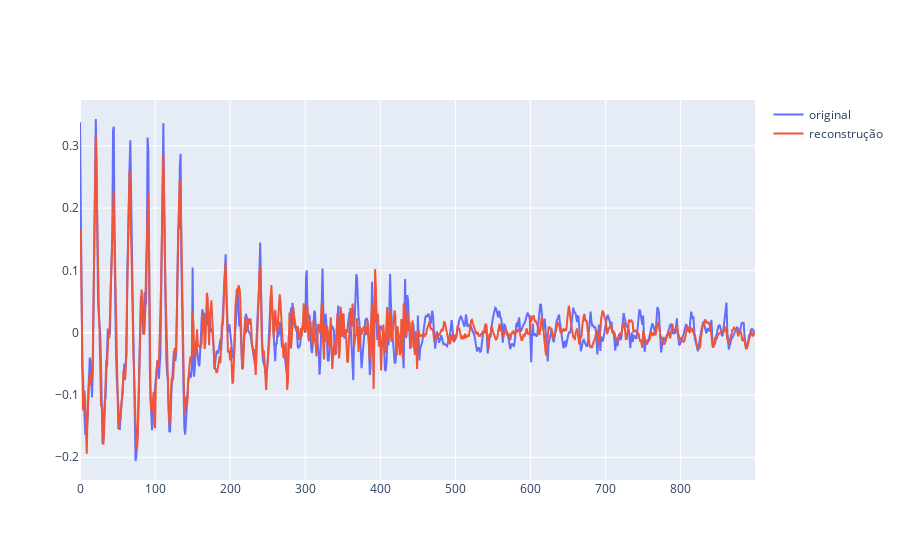

Source (notebook cell):
### Code cell
Xh = model(X_val).cpu().detach().numpy()
aux = X_val.cpu().detach().numpy()
fig = go.Figure()
fig.add_trace(go.Scatter(y=aux[10,:], mode="lines", showlegend=True, name='original'))
fig.add_trace(go.Scatter(y=Xh[10,:], mode="lines", showlegend=True, name='reconstrução'))
fig.show()

### Figure 1 — Plotly figure (JSON) as saved in the notebook; plotly's stock layout.template omitted (floating-point values rounded to 4 significant figures; data arrays with more than 128 entries replaced by an {"elided": "..."} marker saying what was removed)
{"data": [{"mode": "lines", "name": "original", "showlegend": true, "type": "scatter", "y": {"elided": "900 float values"}}, {"mode": "lines", "name": "reconstrução", "showlegend": true, "type": "scatter", "y": {"elided": "900 float values"}}], "layout": {}}
